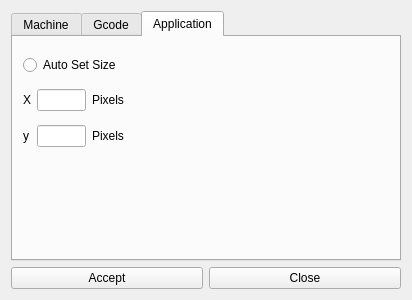
<?xml version="1.0" encoding="UTF-8"?>
<ui version="4.0">
 <class>Form</class>
 <widget class="QWidget" name="Form">
  <property name="geometry">
   <rect>
    <x>0</x>
    <y>0</y>
    <width>412</width>
    <height>300</height>
   </rect>
  </property>
  <property name="maximumSize">
   <size>
    <width>500</width>
    <height>300</height>
   </size>
  </property>
  <property name="windowTitle">
   <string>Form</string>
  </property>
  <layout class="QGridLayout" name="gridLayout">
   <item row="0" column="0">
    <layout class="QVBoxLayout" name="verticalLayout">
     <item>
      <widget class="QTabWidget" name="tabWidget">
       <property name="currentIndex">
        <number>2</number>
       </property>
       <widget class="QWidget" name="tab">
        <attribute name="title">
         <string>Machine</string>
        </attribute>
        <widget class="QFrame" name="frame_3">
         <property name="geometry">
          <rect>
           <x>0</x>
           <y>10</y>
           <width>171</width>
           <height>201</height>
          </rect>
         </property>
         <property name="frameShape">
          <enum>QFrame::StyledPanel</enum>
         </property>
         <property name="frameShadow">
          <enum>QFrame::Raised</enum>
         </property>
         <layout class="QGridLayout" name="gridLayout_2">
          <item row="1" column="2">
           <widget class="QLabel" name="label_4">
            <property name="text">
             <string>mm</string>
            </property>
           </widget>
          </item>
          <item row="5" column="1">
           <widget class="QLineEdit" name="laserpwr_line"/>
          </item>
          <item row="6" column="1">
           <widget class="QLineEdit" name="laseroff_line"/>
          </item>
          <item row="1" column="0">
           <widget class="QLabel" name="label">
            <property name="text">
             <string>Bed Width</string>
            </property>
           </widget>
          </item>
          <item row="2" column="2">
           <widget class="QLabel" name="label_5">
            <property name="text">
             <string>mm</string>
            </property>
           </widget>
          </item>
          <item row="3" column="1">
           <widget class="QLineEdit" name="focus_line"/>
          </item>
          <item row="2" column="0">
           <widget class="QLabel" name="label_2">
            <property name="text">
             <string>Bed Length</string>
            </property>
           </widget>
          </item>
          <item row="5" column="0">
           <widget class="QLabel" name="label_9">
            <property name="text">
             <string>Laser Pwr. Cmd.</string>
            </property>
           </widget>
          </item>
          <item row="3" column="2">
           <widget class="QLabel" name="label_6">
            <property name="text">
             <string>mm</string>
            </property>
           </widget>
          </item>
          <item row="6" column="0">
           <widget class="QLabel" name="label_8">
            <property name="text">
             <string>Laser Off Cmd.</string>
            </property>
           </widget>
          </item>
          <item row="2" column="1">
           <widget class="QLineEdit" name="bedlength_line"/>
          </item>
          <item row="4" column="0">
           <widget class="QLabel" name="label_7">
            <property name="text">
             <string>Laser On Cmd.</string>
            </property>
           </widget>
          </item>
          <item row="3" column="0">
           <widget class="QLabel" name="label_3">
            <property name="text">
             <string>Focus Distance</string>
            </property>
           </widget>
          </item>
          <item row="4" column="1">
           <widget class="QLineEdit" name="laseron_line"/>
          </item>
          <item row="1" column="1">
           <widget class="QLineEdit" name="bedwidth_line"/>
          </item>
          <item row="7" column="0">
           <widget class="QLabel" name="label_10">
            <property name="text">
             <string>On Idle Delay</string>
            </property>
           </widget>
          </item>
          <item row="7" column="1">
           <widget class="QLineEdit" name="idle_line"/>
          </item>
          <item row="7" column="2">
           <widget class="QLabel" name="label_11">
            <property name="text">
             <string>s</string>
            </property>
           </widget>
          </item>
         </layout>
        </widget>
       </widget>
       <widget class="QWidget" name="tab_2">
        <attribute name="title">
         <string>Gcode</string>
        </attribute>
        <widget class="QFrame" name="frame">
         <property name="geometry">
          <rect>
           <x>220</x>
           <y>10</y>
           <width>161</width>
           <height>181</height>
          </rect>
         </property>
         <property name="frameShape">
          <enum>QFrame::StyledPanel</enum>
         </property>
         <property name="frameShadow">
          <enum>QFrame::Raised</enum>
         </property>
         <layout class="QVBoxLayout" name="verticalLayout_2">
          <item>
           <widget class="QLabel" name="label_16">
            <property name="text">
             <string>Starting Gcode</string>
            </property>
           </widget>
          </item>
          <item>
           <widget class="QTextEdit" name="startgcode_edit"/>
          </item>
          <item>
           <widget class="QLabel" name="label_17">
            <property name="text">
             <string>Ending Gcode</string>
            </property>
           </widget>
          </item>
          <item>
           <widget class="QTextEdit" name="endgcode_edit"/>
          </item>
         </layout>
        </widget>
        <widget class="QFrame" name="frame_2">
         <property name="geometry">
          <rect>
           <x>10</x>
           <y>10</y>
           <width>191</width>
           <height>181</height>
          </rect>
         </property>
         <property name="frameShape">
          <enum>QFrame::StyledPanel</enum>
         </property>
         <property name="frameShadow">
          <enum>QFrame::Raised</enum>
         </property>
         <layout class="QGridLayout" name="gridLayout_4">
          <item row="1" column="1">
           <widget class="QLineEdit" name="minpwr_line"/>
          </item>
          <item row="1" column="0">
           <widget class="QLabel" name="label_12">
            <property name="text">
             <string>Min Power</string>
            </property>
           </widget>
          </item>
          <item row="3" column="0">
           <widget class="QLabel" name="label_14">
            <property name="text">
             <string>Feedrate</string>
            </property>
           </widget>
          </item>
          <item row="3" column="1">
           <widget class="QLineEdit" name="feedrate_line"/>
          </item>
          <item row="2" column="0">
           <widget class="QLabel" name="label_13">
            <property name="text">
             <string>Max Power</string>
            </property>
           </widget>
          </item>
          <item row="2" column="1">
           <widget class="QLineEdit" name="maxpwr_line"/>
          </item>
          <item row="3" column="2">
           <widget class="QLabel" name="label_15">
            <property name="text">
             <string>mm/s</string>
            </property>
           </widget>
          </item>
          <item row="0" column="2">
           <layout class="QHBoxLayout" name="horizontalLayout">
            <item>
             <widget class="QPushButton" name="addmaterial_button">
              <property name="text">
               <string>+</string>
              </property>
             </widget>
            </item>
            <item>
             <widget class="QPushButton" name="delmaterial_button">
              <property name="text">
               <string>-</string>
              </property>
             </widget>
            </item>
           </layout>
          </item>
          <item row="0" column="0" colspan="2">
           <widget class="QComboBox" name="material_combobox"/>
          </item>
         </layout>
        </widget>
       </widget>
       <widget class="QWidget" name="tab_3">
        <attribute name="title">
         <string>Application</string>
        </attribute>
        <widget class="QWidget" name="gridLayoutWidget">
         <property name="geometry">
          <rect>
           <x>10</x>
           <y>10</y>
           <width>101</width>
           <height>109</height>
          </rect>
         </property>
         <layout class="QGridLayout" name="gridLayout_3">
          <item row="2" column="1">
           <widget class="QLineEdit" name="xautosize_line"/>
          </item>
          <item row="2" column="2">
           <widget class="QLabel" name="label_18">
            <property name="text">
             <string>Pixels</string>
            </property>
           </widget>
          </item>
          <item row="5" column="2">
           <widget class="QLabel" name="label_19">
            <property name="text">
             <string>Pixels</string>
            </property>
           </widget>
          </item>
          <item row="5" column="1">
           <widget class="QLineEdit" name="yautosize_line"/>
          </item>
          <item row="2" column="0">
           <widget class="QLabel" name="label_20">
            <property name="text">
             <string>X</string>
            </property>
           </widget>
          </item>
          <item row="5" column="0">
           <widget class="QLabel" name="label_21">
            <property name="text">
             <string>y</string>
            </property>
           </widget>
          </item>
          <item row="0" column="0" colspan="3">
           <widget class="QRadioButton" name="autoset_radio">
            <property name="text">
             <string>Auto Set Size</string>
            </property>
           </widget>
          </item>
         </layout>
        </widget>
       </widget>
      </widget>
     </item>
     <item>
      <layout class="QHBoxLayout" name="horizontalLayout_2">
       <item>
        <widget class="QPushButton" name="accept_button">
         <property name="text">
          <string>Accept</string>
         </property>
        </widget>
       </item>
       <item>
        <widget class="QPushButton" name="close_button">
         <property name="text">
          <string>Close</string>
         </property>
        </widget>
       </item>
      </layout>
     </item>
    </layout>
   </item>
  </layout>
 </widget>
 <resources/>
 <connections/>
</ui>
